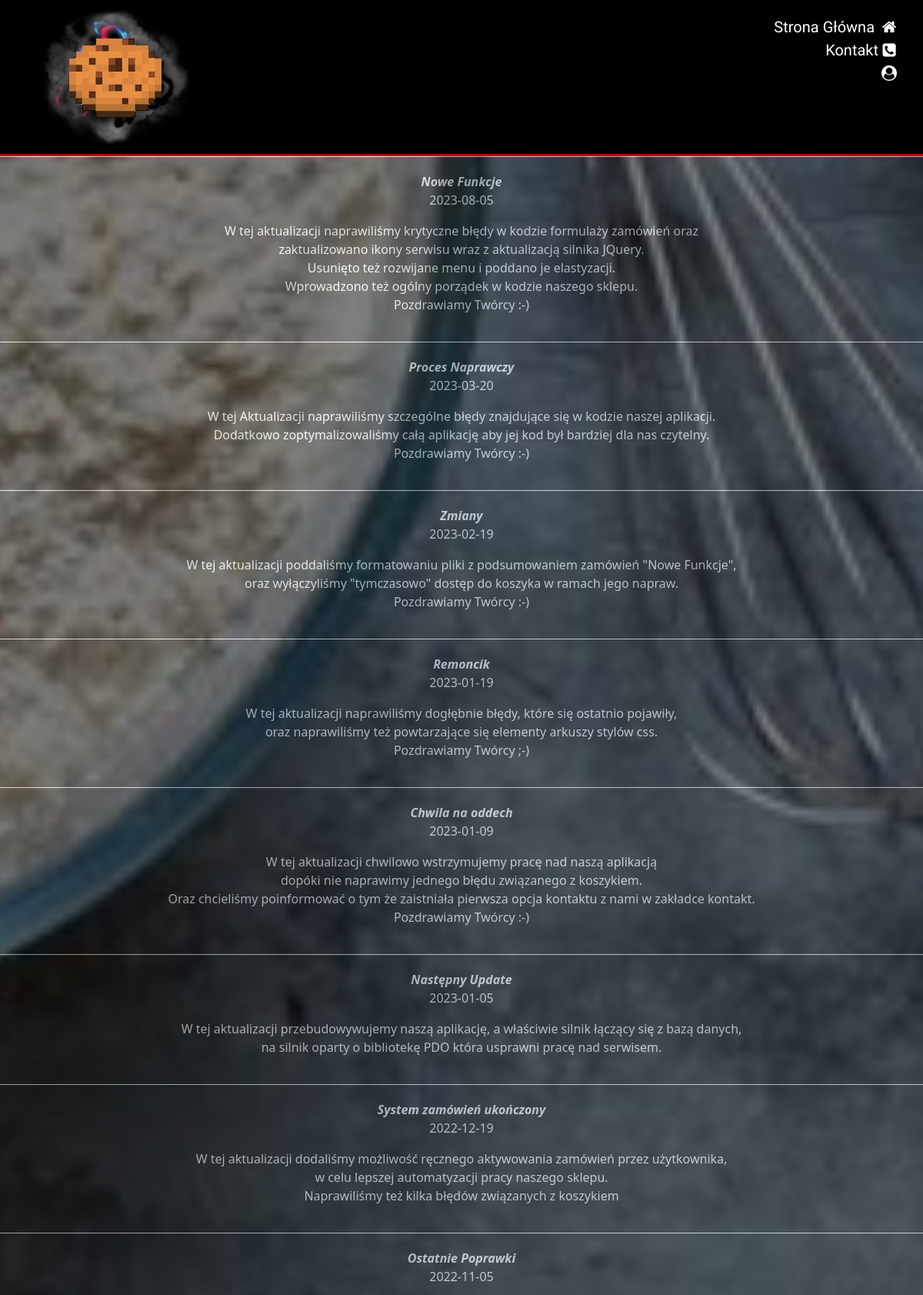
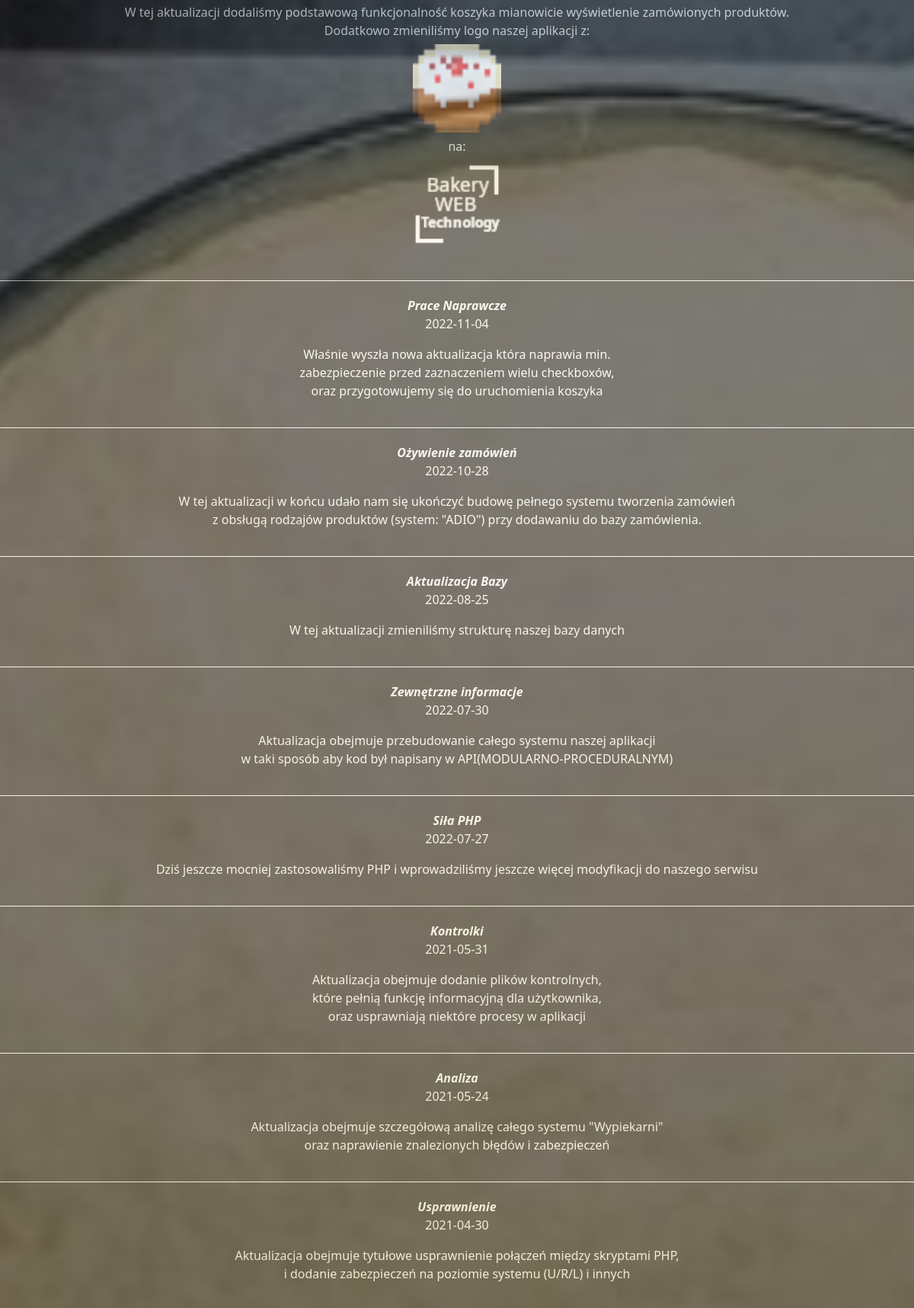
Screenshot of /aktuals.php (upper part) with the database file from the repository (2 pictures, top to bottom).
### tables this page shows
CREATE TABLE `aktualizacje` (
  `id` int(11) NOT NULL,
  `Nazwa` text NOT NULL,
  `Data` date DEFAULT NULL,
  `Opis` text NOT NULL
);

### aktuals.php (the view, shortened to what this page needs)
<?php
require_once('PDO.php');
$query = $db->prepare("SELECT * FROM aktualizacje ORDER BY id DESC");
$query->execute();
?>
<!DOCTYPE html>
<html lang="pl-PL">
<head>
  <link rel="stylesheet" href="css/bootstrap.min.css" type="text/css" />
  <link rel="stylesheet" href="css1/fontello.css" type="text/css" />
  <link rel="stylesheet" href="style.css" type="text/css" />
</head>
<body>
    <div class="up">
        <div id="logo" onclick="x()">
            <div id="a">
                <img src="img/logo1.png" title="Logo" alt="Logo" />
            </div>
        </div>
        <ul>
                    <li>
                        <a href="http://localhost/Wypiekarnia/">Strona Główna
                            <i class="icon-home"></i>
                        </a>
                    </li>
                    <li>
                        <a href="http://localhost/Wypiekarnia/kontakt.php">Kontakt<i class="icon-phone-squared"></i></a>
                    </li>
                    <li>
                        <a href="http://localhost/Wypiekarnia/konto.php"><?php echo $_SESSION['profile']; ?><i class='icon-user-circle'></i></a>
                    </li>
                </ul>
    </div>
    <div class="main">
        <div id="c">
            <?php
            while ($row = $query->fetch()) {
            ?>
                <div id="front-zwrot">
                    <b><i><?php echo $row['Nazwa'] ?></i></b>
                    <p><?php echo $row['Data'] ?></p>
                    <p id="#"><?php echo $row['Opis'] ?></p>
                </div>
            <?php
            }
            ?>
        </div>
    </div>
</body>
</html>

### style.css (style rules this page uses)
body { background-color: #000; margin: 0; padding: 0; width: 100%; background-image: url("img/tło.png"); background-attachment: fixed; background-position: center; background-repeat: no-repeat; background-size: cover; }
.up { border-bottom: 3px solid #b70000; background-color: #000; margin: 0; padding: 0; width: 100%; color: #fff; font-family: "Gloria Hallelujah", cursive; display: flex; justify-content: space-between; padding-left: 50px; padding-right: 30px; }
#logo { margin: 0; width: 200px; padding: 0; float: left; }
.up > ul { list-style-type: none; padding-top: 20px !important; padding: 0; margin: 0; font-size: 20px; }
.up > ul > li { font-family: "Special Elite", cursive; text-align: right; }
.up > ul > li > a { text-decoration: none; color: #fff; }
#a { margin: 0; }
.main { padding: 0; text-align: center; height: 100%dvh; width: 100%; }
.main img { border-radius: 50px; width: 80vw; height: 80vw; border: #000 6px solid; }

### aktuals.php (style rules this page uses)
#front-zwrot { width: auto; height: auto; background-color: #000; opacity: 0.5; color: #fff; padding: 20px; margin-left: auto; margin-right: auto; margin: 0; text-shadow: #000; border-top: #fff solid 1px; }
#front-zwrot>b { display: inline-block; background-color: #000; color: #fff; }
#c { overflow-y: scroll; height: 100vh; }
#front-zwrot>p { display: inline-block; color: #fff; width: 100%; }
#k { border-radius: 0; width: 128px; height: 128px; }

### rows the page displays
aktualizacje: Nazwa "Nowe Funkcje", Data "2023-08-05", Opis "W tej aktualizacji naprawiliśmy krytyczne błędy w kodzie formulaży zamówień oraz zaktualizowano ikony serwisu wraz z aktualizacją silnika JQuery. Usunięto też rozwijane menu i poddano je elastyzacji. Wprowadzono też ogólny porządek w kodzie naszego sklepu. Pozdrawiamy Twórcy :-)"
aktualizacje: Nazwa "Proces Naprawczy", Data "2023-03-20", Opis "W tej Aktualizacji naprawiliśmy szczególne błędy znajdujące się w kodzie naszej aplikacji. Dodatkowo zoptymalizowaliśmy całą aplikację aby jej kod był bardziej dla nas czytelny. Pozdrawiamy Twórcy :-)"
aktualizacje: Nazwa "Zmiany", Data "2023-02-19", Opis "W tej aktualizacji poddaliśmy formatowaniu pliki z podsumowaniem zamówień \"Nowe Funkcje\", oraz wyłączyliśmy \"tymczasowo\" dostęp do koszyka w ramach jego napraw. Pozdrawiamy Twórcy :-)"
aktualizacje: Nazwa "Remoncik", Data "2023-01-19", Opis "W tej aktualizacji naprawiliśmy dogłębnie błędy, które się ostatnio pojawiły, oraz naprawiliśmy też powtarzające się elementy arkuszy stylów css. Pozdrawiamy Twórcy ;-)"
aktualizacje: Nazwa "Chwila na oddech", Data "2023-01-09", Opis "W tej aktualizacji chwilowo wstrzymujemy pracę nad naszą aplikacją dopóki nie naprawimy jednego błędu związanego z koszykiem. Oraz chcieliśmy poinformować o tym że zaistniała pierwsza opcja kontaktu z nami w zakładce kontakt. Pozdrawiamy Twórcy :-)"
aktualizacje: Nazwa "Następny Update", Data "2023-01-05", Opis "W tej aktualizacji przebudowywujemy naszą aplikację, a właściwie silnik łączący się z bazą danych, na silnik oparty o bibliotekę PDO która usprawni pracę nad serwisem."
aktualizacje: Nazwa "System zamówień ukończony", Data "2022-12-19", Opis "W tej aktualizacji dodaliśmy możliwość ręcznego aktywowania zamówień przez użytkownika, w celu lepszej automatyzacji pracy naszego sklepu. Naprawiliśmy też kilka błędów związanych z koszykiem"
aktualizacje: Nazwa "Ostatnie Poprawki", Data "2022-11-05", Opis "W tej aktualizacji dodaliśmy podstawową funkcjonalność koszyka mianowicie wyświetlenie zamówionych produktów. Dodatkowo zmieniliśmy logo naszej aplikacji z: na:", Opis (picture)
aktualizacje: Nazwa "Prace Naprawcze", Data "2022-11-04", Opis "Właśnie wyszła nowa aktualizacja która naprawia min. zabezpieczenie przed zaznaczeniem wielu checkboxów, oraz przygotowujemy się do uruchomienia koszyka"
aktualizacje: Nazwa "Ożywienie zamówień", Data "2022-10-28", Opis "W tej aktualizacji w końcu udało nam się ukończyć budowę pełnego systemu tworzenia zamówień z obsługą rodzajów produktów (system: \"ADIO\") przy dodawaniu do bazy zamówienia."
aktualizacje: Nazwa "Aktualizacja Bazy", Data "2022-08-25", Opis "W tej aktualizacji zmieniliśmy strukturę naszej bazy danych"
aktualizacje: Nazwa "Zewnętrzne informacje", Data "2022-07-30", Opis "Aktualizacja obejmuje przebudowanie całego systemu naszej aplikacji w taki sposób aby kod był napisany w API(MODULARNO-PROCEDURALNYM)"
aktualizacje: Nazwa "Siła PHP", Data "2022-07-27", Opis "Dziś jeszcze mocniej zastosowaliśmy PHP i wprowadziliśmy jeszcze więcej modyfikacji do naszego serwisu"
aktualizacje: Nazwa "Kontrolki", Data "2021-05-31", Opis "Aktualizacja obejmuje dodanie plików kontrolnych, które pełnią funkcję informacyjną dla użytkownika, oraz usprawniają niektóre procesy w aplikacji"
aktualizacje: Nazwa "Analiza", Data "2021-05-24", Opis "Aktualizacja obejmuje szczegółową analizę całego systemu \"Wypiekarni\" oraz naprawienie znalezionych błędów i zabezpieczeń"
aktualizacje: Nazwa "Usprawnienie", Data "2021-04-30", Opis "Aktualizacja obejmuje tytułowe usprawnienie połączeń między skryptami PHP, i dodanie zabezpieczeń na poziomie systemu (U/R/L) i innych"
